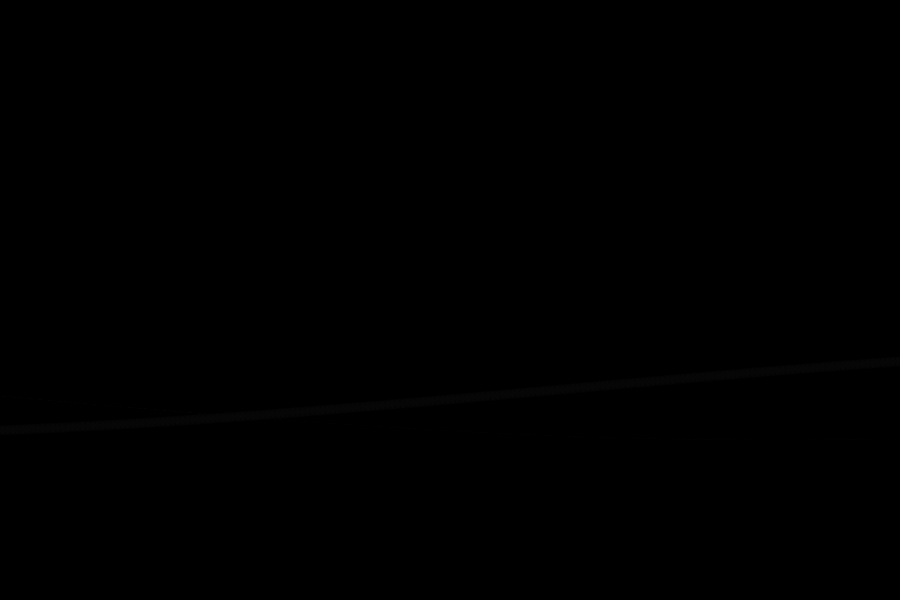
Frame 1 (no input)
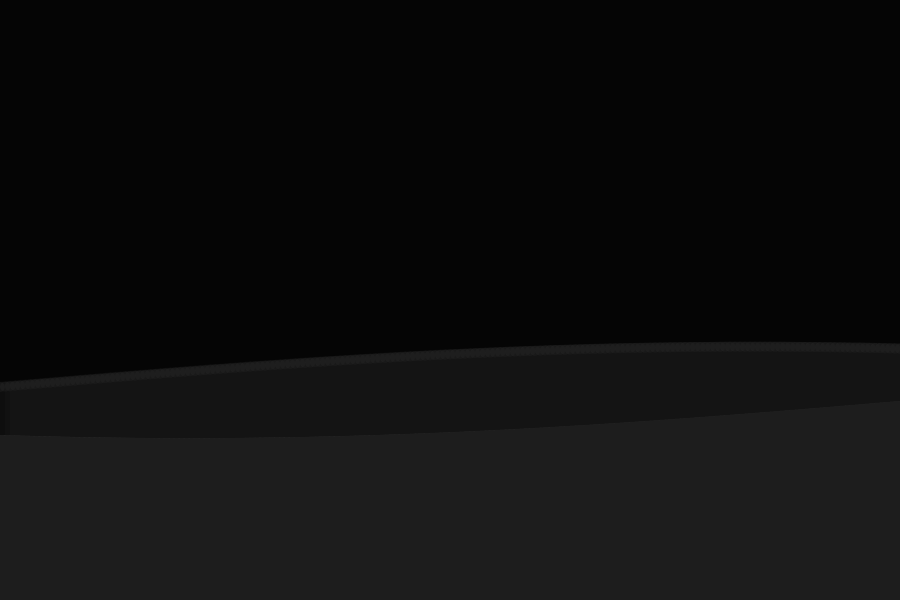
Frame 60 (the mouse pressed at the canvas centre just before this capture)
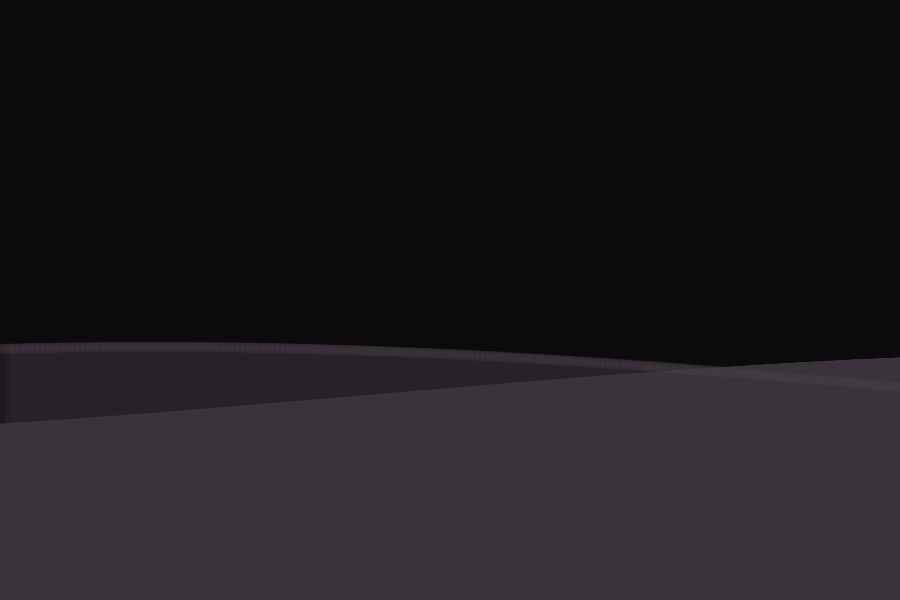
Frame 120 (the mouse held since frame 60 and released just before this capture)

The Processing sketch that drew these frames (run headless with seeded random() and noise(); from frame 60 on, the mouse is pressed at the canvas centre):

// Processing sketch: onda_2
// ── onda_2.pde
float theta = 0.0;
float q,v,a,b,c,aa,bb,cc,tr,trr;


void setup() {
  size(900,600);
  smooth();
  q = 0.01;
  v = 45;
}

void draw() {
  luces();
  background(tr);
  onda();
}


void onda() {
  if(random(0,20) < 2) b += 0.0001;
  if(random(0,20) < 2) b -= 0.0001;

  v += random(0,0.5); //velocidad +
  v -= random(0,0.5); //velodidad -

  theta += 0.02;
  noStroke();
  
  float x = theta;

  for (int i = 0; i <= 200; i++) {
    float y = sin(x)*v; //la subida y bajada de bolas
    fill(a+20,b+20,c+20);
    ellipse(i*5,y + 400,10,10);
    fill(a,b,c);
    rect(i*5-5,y + 400-5,20,400);
    x += q; //bote
  }
  

   for (int i = 0; i <= 200; i++) {
    float y = sin(x)*v; //la subida y bajada de bolas
    fill(a+20,b+20,c+20,70);
    ellipse(i*5,y + 390,10,10);
    fill(a,b,c,50);
    rect(i*5-5,y + 390-5,20,400);
    x += q; //bote
  }
}





void luces() {
  if (a == aa) {
    aa = (int)random (0,200);
  } 
  else {
    if (a > aa) a = a - 0.5;
    if (a < aa) a = a + 0.5;
  }

  if (b == bb) {
    bb =  (int)random (0,200);
  } 
  else {
    if (b > bb) b = b - 0.5;
    if (b < bb) b = b + 0.5;
  }

  if (c == cc) {
    cc =  (int)random (0,200);
  } 
  else {
    if (c > cc) c = c - 0.5;
    if (c < cc) c = c + 0.5;
  }

  if (tr == trr) {
    trr = (int)random (0,100);
  } 
  else {
    if (tr > trr) tr = tr - 0.1;
    if (tr < trr) tr = tr + 0.1;
  }
}
